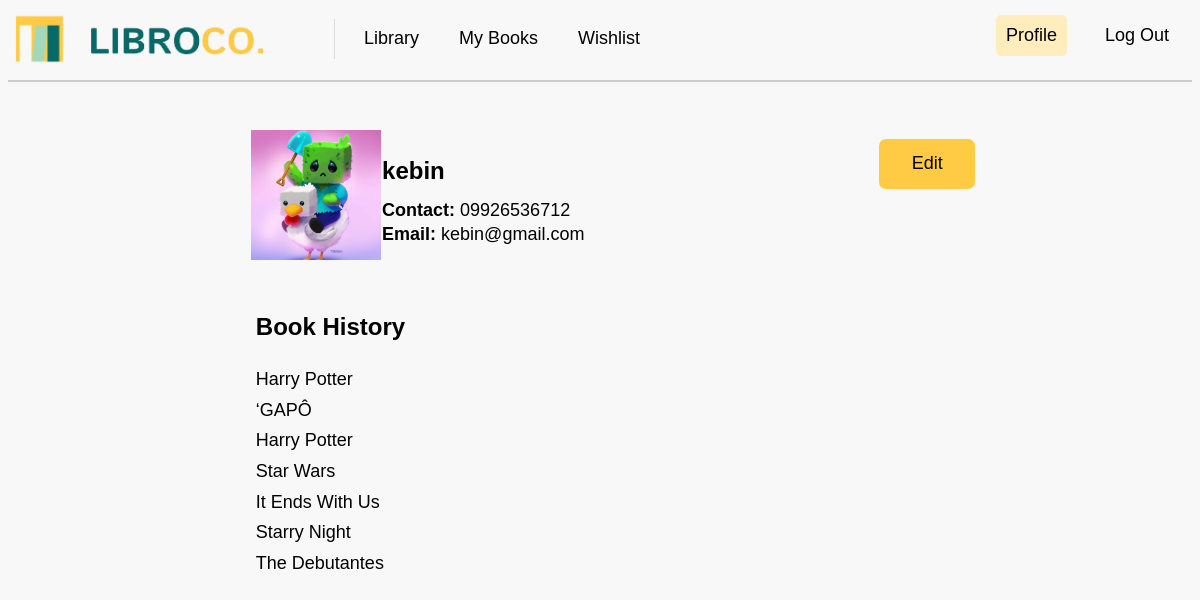
The app's page /reader_profile (signed in), older data.
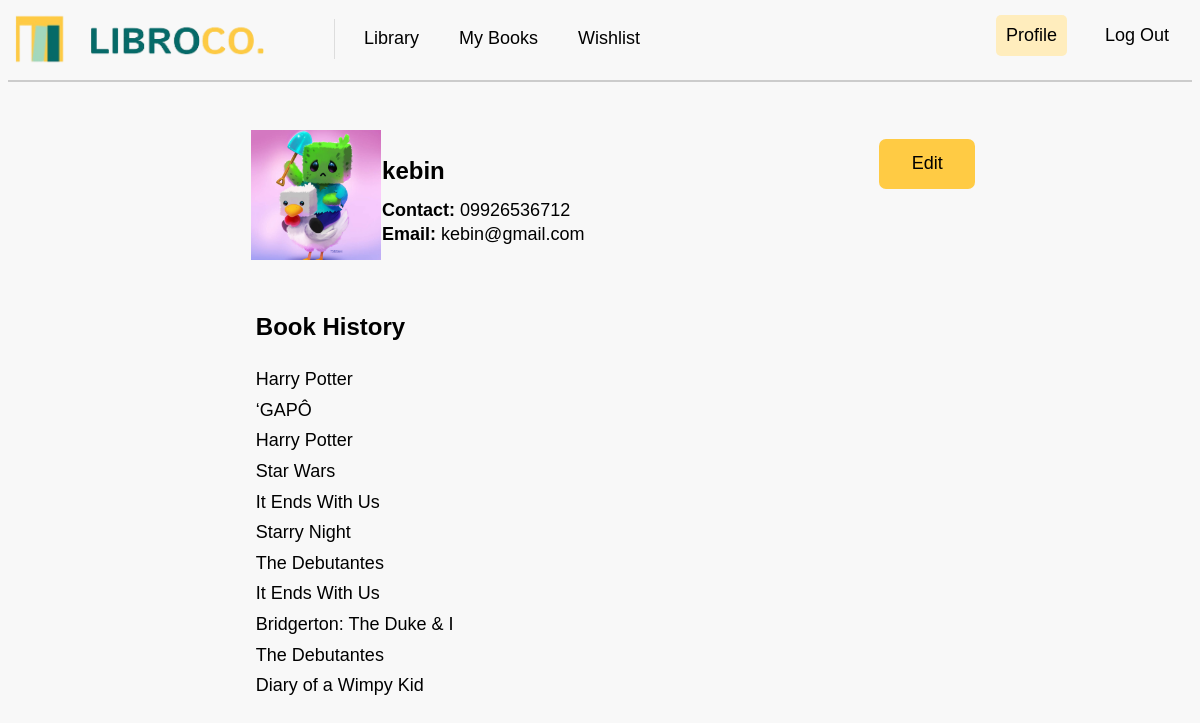
The same page, newer data.
### tables this page shows
CREATE TABLE profileimages (
user_id INTEGER,
user_image VARCHAR(100),
FOREIGN KEY (user_id) REFERENCES users(user_id));

CREATE TABLE "users" (
	"user_id"	INTEGER PRIMARY KEY AUTOINCREMENT,
	"user_name"	TEXT,
	"user_email"	TEXT,
	"user_password"	TEXT UNIQUE,
	"user_contact"	TEXT,
	"user_code"	TEXT
);

CREATE TABLE requests (
request_id INTEGER PRIMARY KEY AUTOINCREMENT,
user_id INTEGER,
book_id INTEGER,
request_date TIMESTAMP DEFAULT CURRENT_TIMESTAMP, due_date DATE DEFAULT NULL, status VARCHAR(20) DEFAULT 'Pending',
FOREIGN KEY (user_id) REFERENCES users(user_id),
FOREIGN KEY (book_id) REFERENCES books(book_id));

CREATE TABLE "books" (
	"book_id"	INTEGER,
	"book_title"	VARCHAR(50) UNIQUE,
	"author"	VARCHAR(50),
	"publication_year"	INTEGER(5),
	"genre"	VARCHAR(20),
	"description"	VARCHAR(300),
	"image"	VARCHAR(100),
	PRIMARY KEY("book_id")
);

### app.py (the view)
@app.route("/reader_profile")
def reader_profile():
    print("Session data in reader profile route:", session)
    if 'user_id' not in session:
        return redirect(url_for("login"))
    user_id = session.get('user_id')
    sql_user = """
    SELECT u.user_name, u.user_email, u.user_contact, p.user_image
    FROM users u
    LEFT JOIN profileimages p ON u.user_id = p.user_id
    WHERE u.user_id = ?
    """
    user = getprocess(sql_user, (user_id,))
    if user:
        user_data = user[0]
        sql_history = """
        SELECT books.book_title, books.author, books.genre, requests.request_date
        FROM requests
        JOIN books ON requests.book_id = books.book_id
        WHERE requests.user_id = ?
        """
        history = getprocess(sql_history, (user_id,))
        book_history = [
            {
                "title": record['book_title'],
                "author": record['author'],
                "genre": record['genre'],
                "date": record['request_date']
            }
            for record in history
        ]
        return render_template(
            "reader_profile.html",
            user=user_data,
            book_history=book_history
        )
    else:
        flash("Profile not found.")
        return redirect(url_for("login"))

### app.py (called while the page is built)
@app.before_request
def before_request():
    print("Session data:", session)

### dbhelper.py (called while the page is built)
def getprocess(sql: str, params: tuple = ()) -> list:
    try:
        db = connect(database, timeout=30, check_same_thread=False)  # Adding timeout and thread safety
        db.row_factory = Row  # Ensure that rows are returned as dictionaries
        cursor = db.cursor()
        cursor.execute(sql, params)
        data = cursor.fetchall()  # Fetch the data
        return data
    except Error as e:
        print(f"SQLite error: {e}")
        return []
    finally:
        db.close()  # Ensure the connection is closed

### templates/reader_profile.html (shortened to what this page needs)
<!DOCTYPE html>
<html lang="en">
<head>
    <link rel="stylesheet" type="text/css" href="{{ url_for('static', filename='css/mainstyle.css') }}">
    <link rel="stylesheet" type="text/css" href="{{ url_for('static', filename='css/profilestyles.css') }}">
</head>
<body>
    <nav>
        <a class="navbar-brand" href="{{ url_for('library') }}">
            <img class="logo" src="{{ url_for('static', filename='images/logo.png') }}" width="250" height="50" alt="LibroCo. Logo">
        </a>
        <div class="navbar-links">
            <a href="{{ url_for('library') }}">Library</a>
            <a href="{{ url_for('my_books') }}">My Books</a>
            <a href="{{ url_for('wishlist') }}">Wishlist</a>
        </div>
        <div class="navbar-right">
            <a href="{{ url_for('reader_profile') }}" class="active">Profile</a>
            <a href="{{ url_for('logout') }}">Log Out</a>
        </div>
    </nav>
    <div class="divider"></div>
    <div class="main-content">
        <div class="profile_container">
            <div class="profile_image">
                <img src="{{ url_for('static', filename=user['user_image'] if user['user_image'] else 'images/default_profile.png') }}" alt="Profile Image">
            </div>
            <div class="profile_details">
                <h3 class="name">{{ user['user_name'] }}</h3>
                <h5 class="label">Contact: <span class="phone_details">{{ user['user_contact'] }}</span></h5>
                <h5 class="label">Email: <span class="email_details">{{ user['user_email'] }}</span></h5>
            </div>
            <div class="edit">
                <a href="{{ url_for('edit_reader_profile', id=user['user_id']) }}">
                    <button class="edit_button">Edit</button>
                </a>
            </div>
        </div>
        <div class="book_history">
            <h3 class="book_history_header">Book History</h3>
            <ol class="book_list">
                {% if book_history %}
                    {% for book in book_history %}
                        <li>
                            {{ book.title }}
                        </li>
                    {% endfor %}
                {% else %}
                    <li>No book history available.</li>
                {% endif %}
            </ol>
        </div>
    </div>
</body>
</html>

### static/css/mainstyle.css (style rules this page uses)
.navbar-right a { transition: background-color 0.3s ease; margin-right: 8px; margin-top: 2px; }
body { background: #f8f8f8; background-repeat: no-repeat; background-attachment: fixed; background-size: 100% 100%; font-family: 'Istok Web', sans-serif; }
.logo { margin: -9px; margin-right: 0; margin-left: -9px; margin-top: -9px; }
nav { display: flex; justify-content: flex-start; align-items: center; padding: 5px; background-color: #f8f8f8; font-size: 18px; }
.navbar-brand { display: flex; align-items: center; text-decoration: none; color: black; margin-right: 40px; }
.navbar-links { display: flex; margin-top: -1px; margin-left: 0%; gap: 20px; font-size: 18px; }
.navbar-right { display: flex; margin-left: auto; gap: 20px; }
nav a { text-decoration: none; color: black; padding: 10px; font-family: Arial, Helvetica, sans-serif; transition: background-color 0.3s ease; }
.active { background-color: #ffedbd; border-radius: 5px; font-weight: normal; }
.divider { width: auto; height: 2px; background-color: #ccc; margin-top: 10px; margin-left: fixed; }
.main-content { margin: 10px; }

### static/css/profilestyles.css (style rules this page uses)
.logo { margin: -9px; margin-right: 0; margin-left: -9px; margin-top: -9px; }
.profile_container { margin-top: 3rem; display: flex; justify-content: space-between; align-items: center; width: 60%; margin-left: auto; margin-right: auto; box-sizing: border-box; }
.profile_image { height: 8.125rem; width: 8.125rem; display: flex; justify-content: center; align-items: center; overflow: hidden; }
.profile_image img { object-fit: cover; width: 100%; height: 100%; }
.profile_details { margin-left: -0.45rem; height: auto; width: 70%; word-break: break-all; }
.navbar-links { display: flex; margin-left: -1px; gap: 20px; margin-top: -2px; }
.navbar-right { margin-top: -9px; }
.name { font-size: 24px; margin: 0; line-height: 2.3; }
.label, .phone_details, .email_details { margin: 0.125rem 0; line-height: 1.2; }
.label { font-weight: bold; font-size: 18px; }
.phone_details, .email_details { font-weight: normal; font-size: 18px; }
.edit { height: 7.063rem; width: 10%; }
.edit_button { border: none; height: 3.125rem; width: 6rem; background-color: #FFCB44; font-weight: normal; font-size: 1.125rem; border-radius: 0.438rem; cursor: pointer; }
.book_history { display: flex; flex-direction: column; align-items: flex-start; width: 60%; margin-top: 2.125rem; margin-left: auto; margin-right: auto; padding: 0.313rem; box-sizing: border-box; }
.book_history_header { margin: 0; text-align: left; line-height: 2.3; font-size: 24px; }
.book_list { list-style-type: none; margin-top: 0.625rem; padding-left: 0; line-height: 1.7; font-size: 18px; word-break: break-all; }

Row changes from the older to the newer data that the page shows:
added requests: title "It Ends With Us"
added requests: title "Bridgerton: The Duke & I"
added requests: title "The Debutantes"
added requests: title "Diary of a Wimpy Kid"
